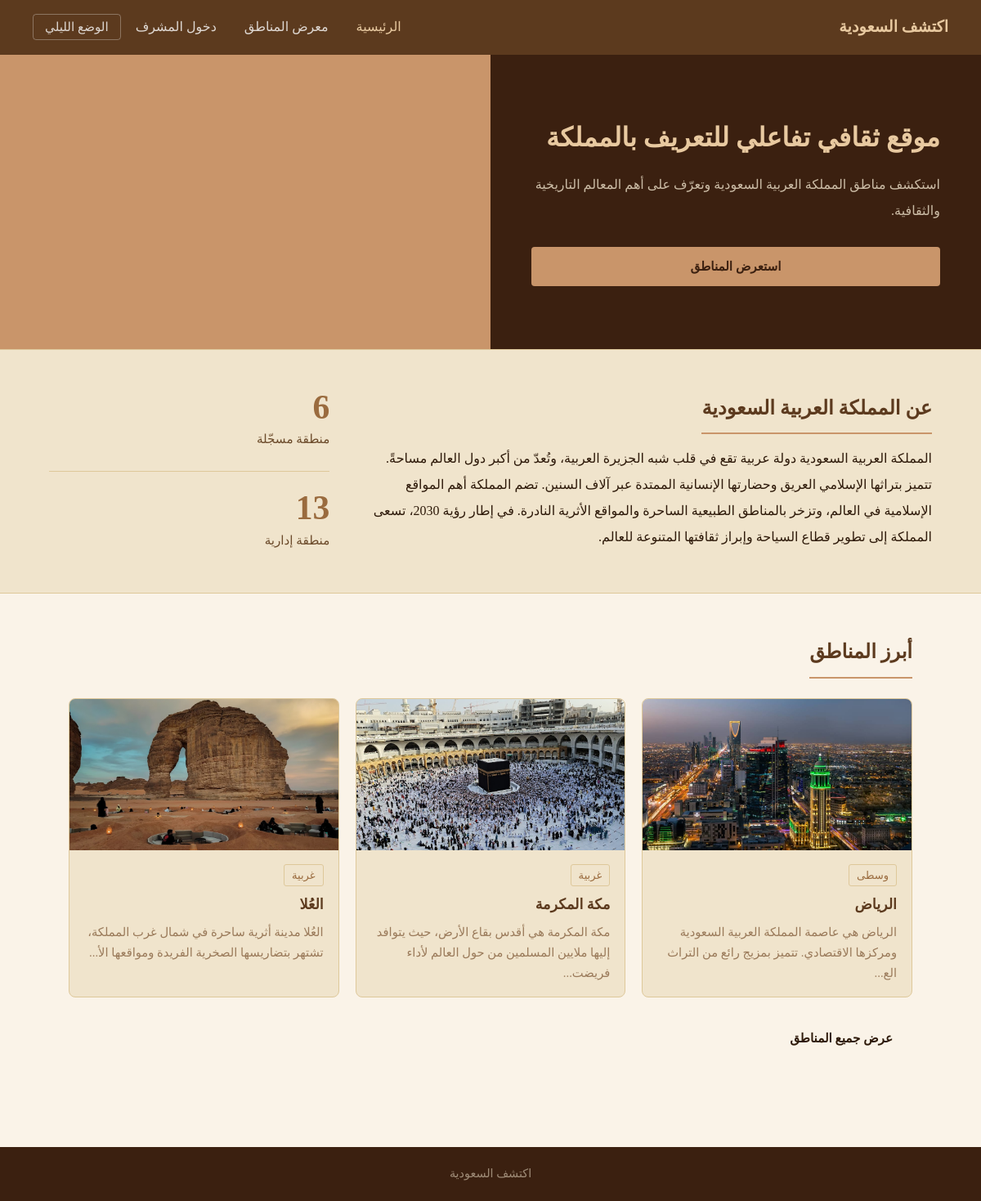
The page / on the database its author committed.
### tables this page shows
CREATE TABLE `places` (
  `id` int NOT NULL,
  `name` varchar(255) NOT NULL,
  `region` varchar(100) NOT NULL,
  `category` varchar(100) NOT NULL,
  `description` text NOT NULL,
  `activities` text,
  `landmarks` text,
  `main_image` varchar(255) DEFAULT NULL,
  `gallery_image1` varchar(255) DEFAULT NULL,
  `gallery_image2` varchar(255) DEFAULT NULL,
  `gallery_image3` varchar(255) DEFAULT NULL,
  `created_at` timestamp NULL DEFAULT CURRENT_TIMESTAMP
);

### index.php (the view, shortened to what this page needs)
<?php
require_once 'config.php';
$result = $conn->query("SELECT id, name, region, category, description, main_image FROM places LIMIT 3");
$places = $result->fetch_all(MYSQLI_ASSOC);
$total  = $conn->query("SELECT COUNT(*) as c FROM places")->fetch_assoc()['c'];
?>
<!DOCTYPE html>
<html lang="ar" dir="rtl">
<head>
    <link rel="stylesheet" href="css/style.css">
</head>
<body>
<nav>
    <a class="nav-brand" href="index.php">اكتشف السعودية</a>
    <ul class="nav-links">
        <li><a href="index.php" class="active">الرئيسية</a></li>
        <li><a href="gallery.php">معرض المناطق</a></li>
        <li><a href="admin/login.php">دخول المشرف</a></li>
        <li><button class="night-toggle" onclick="toggleNightMode()" id="nightBtn">الوضع الليلي</button></li>
    </ul>
</nav>
<div class="home-hero">
    <div class="home-hero-text">
        <h1>موقع ثقافي تفاعلي للتعريف بالمملكة</h1>
        <p>استكشف مناطق المملكة العربية السعودية وتعرّف على أهم المعالم التاريخية والثقافية.</p>
        <a href="gallery.php" class="btn">استعرض المناطق</a>
    </div>
    <div class="home-hero-side"></div>
</div>
<div class="about-strip">
    <div class="about-inner">
        <div>
            <h2>عن المملكة العربية السعودية</h2>
            <p>المملكة العربية السعودية دولة عربية تقع في قلب شبه الجزيرة العربية، وتُعدّ من أكبر دول العالم مساحةً. تتميز بتراثها الإسلامي العريق وحضارتها الإنسانية الممتدة عبر آلاف السنين. تضم المملكة أهم المواقع الإسلامية في العالم، وتزخر بالمناطق الطبيعية الساحرة والمواقع الأثرية النادرة. في إطار رؤية 2030، تسعى المملكة إلى تطوير قطاع السياحة وإبراز ثقافتها المتنوعة للعالم.</p>
        </div>
        <div>
            <div class="stat-item">
                <span class="num"><?php echo $total; ?></span>
                <span class="label">منطقة مسجّلة</span>
            </div>
            <div class="stat-item">
                <span class="num">13</span>
                <span class="label">منطقة إدارية</span>
            </div>
        </div>
    </div>
</div>
<?php if (!empty($places)): ?>
<div class="section">
    <div class="container">
        <h2 class="section-heading">أبرز المناطق</h2>
        <div class="places-grid">
            <?php foreach ($places as $place): ?>
            <a href="details.php?id=<?php echo $place['id']; ?>" class="place-card">
                <?php if ($place['main_image'] && file_exists('uploads/' . $place['main_image'])): ?>
                    <img src="uploads/<?php echo htmlspecialchars($place['main_image']); ?>" alt="<?php echo htmlspecialchars($place['name']); ?>">
                <?php else: ?>
                    <div class="place-card-img"></div>
                <?php endif; ?>
                <div class="place-card-body">
                    <span class="tag"><?php echo htmlspecialchars($place['category']); ?></span>
                    <h3><?php echo htmlspecialchars($place['name']); ?></h3>
                    <p><?php echo mb_substr(htmlspecialchars($place['description']), 0, 90); ?>...</p>
                </div>
            </a>
            <?php endforeach; ?>
        </div>
        <div style="margin-top:26px;">
            <a href="gallery.php" class="btn">عرض جميع المناطق</a>
        </div>
    </div>
</div>
<?php endif; ?>
<footer>
    <p>اكتشف السعودية</p>
</footer>
</body>
</html>

### css/style.css (style rules this page uses)
:root { --tan: #C9956A; --tan-light: #E8C9A0; --tan-dark: #9A6B3E; --cream: #FAF3E8; --cream-deep: #F0E4CC; --brown: #5C3A1E; --brown-dark: #3B2010; --text: #2E1A0A; --text-mid: #6B4A2A; --text-light: #9A7A5A; --border: #DEC89A; --radius: 8px; }
* { margin: 0; padding: 0; box-sizing: border-box; }
body { font-family: 'Parastoo', 'Amiri', serif; direction: rtl; text-align: right; background: var(--cream); color: var(--text); transition: background 0.3s, color 0.3s; line-height: 1.8; font-size: 1rem; }
a { text-decoration: none; color: inherit; }
nav { background: var(--brown); display: flex; align-items: center; justify-content: space-between; padding: 0 40px; position: sticky; top: 0; z-index: 100; }
.nav-brand { color: var(--tan-light); font-size: 1.2rem; font-weight: bold; padding: 16px 0; }
.nav-links { display: flex; list-style: none; gap: 2px; align-items: center; }
.nav-links a { color: rgba(255,255,255,0.8); padding: 8px 16px; font-size: 1rem; transition: color 0.2s; }
.nav-links a:hover, .nav-links a.active { color: var(--tan-light); }
.night-toggle { background: transparent; border: 1px solid rgba(255,255,255,0.3); color: rgba(255,255,255,0.8); padding: 6px 14px; border-radius: 4px; cursor: pointer; font-family: 'Parastoo', serif; font-size: 0.95rem; transition: color 0.2s, border-color 0.2s; }
.home-hero { display: grid; grid-template-columns: 1fr 1fr; min-height: 360px; }
.home-hero-text { background: var(--brown-dark); color: var(--cream); padding: 60px 50px; display: flex; flex-direction: column; justify-content: center; }
.home-hero-text h1 { font-size: 2rem; margin-bottom: 16px; line-height: 1.6; color: var(--tan-light); }
.home-hero-text p { font-size: 1rem; color: rgba(240,228,204,0.8); margin-bottom: 28px; line-height: 2; }
.home-hero-side { background: var(--tan); }
.home-hero-text .btn { background: var(--tan); color: var(--brown-dark); display: inline-block; }
.btn { display: inline-block; padding: 10px 24px; border-radius: 4px; font-family: 'Parastoo', serif; font-size: 0.95rem; font-weight: bold; border: none; cursor: pointer; transition: opacity 0.2s; text-align: center; min-width: 100px; }
.container { max-width: 1080px; margin: 0 auto; padding: 0 24px; }
.section { padding: 50px 24px; }
.about-strip { background: var(--cream-deep); border-top: 1px solid var(--border); border-bottom: 1px solid var(--border); padding: 50px 40px; }
.about-inner { max-width: 1080px; margin: 0 auto; display: grid; grid-template-columns: 2fr 1fr; gap: 50px; align-items: start; }
.about-strip h2 { font-size: 1.5rem; color: var(--brown); margin-bottom: 14px; padding-bottom: 8px; border-bottom: 2px solid var(--tan); display: inline-block; }
.about-strip p { font-size: 1rem; line-height: 2; color: var(--text); }
.stat-item { margin-bottom: 24px; padding-bottom: 24px; border-bottom: 1px solid var(--border); }
.stat-item:last-child { border-bottom: none; margin-bottom: 0; padding-bottom: 0; }
.stat-item .num { font-size: 2.6rem; font-weight: bold; color: var(--tan-dark); display: block; line-height: 1; margin-bottom: 4px; }
.stat-item .label { color: var(--text-mid); font-size: 0.95rem; }
.section-heading { font-size: 1.5rem; color: var(--brown); margin-bottom: 24px; padding-bottom: 8px; border-bottom: 2px solid var(--tan); display: inline-block; }
.places-grid { display: grid; grid-template-columns: repeat(auto-fill, minmax(300px, 1fr)); gap: 20px; }
.place-card { background: var(--cream-deep); border: 1px solid var(--border); border-radius: var(--radius); overflow: hidden; display: block; transition: border-color 0.2s; }
.place-card img, .place-card-img { width: 100%; height: 185px; object-fit: cover; background: var(--tan-light); display: block; }
.place-card-body { padding: 16px 18px; }
.place-card-body h3 { font-size: 1.1rem; color: var(--brown); margin-bottom: 5px; }
.tag { display: inline-block; color: var(--tan-dark); border: 1px solid var(--border); padding: 1px 9px; border-radius: 3px; font-size: 0.82rem; margin-bottom: 7px; }
.place-card-body p { color: var(--text-light); font-size: 0.92rem; line-height: 1.7; }
footer { background: var(--brown-dark); color: rgba(240,228,204,0.55); text-align: center; padding: 20px; font-size: 0.9rem; margin-top: 60px; }

### rows shown on the page
places: main_image (picture), category "وسطى", name "الرياض", description "الرياض هي عاصمة المملكة العربية السعودية ومركزها الاقتصادي. تتميز بمزيج رائع من التراث الع"
places: main_image (picture), category "غربية", name "مكة المكرمة", description "مكة المكرمة هي أقدس بقاع الأرض، حيث يتوافد إليها ملايين المسلمين من حول العالم لأداء فريضت"
places: main_image (picture), category "غربية", name "العُلا", description "العُلا مدينة أثرية ساحرة في شمال غرب المملكة، تشتهر بتضاريسها الصخرية الفريدة ومواقعها الأ"

### other values the page prints
$total "6"
